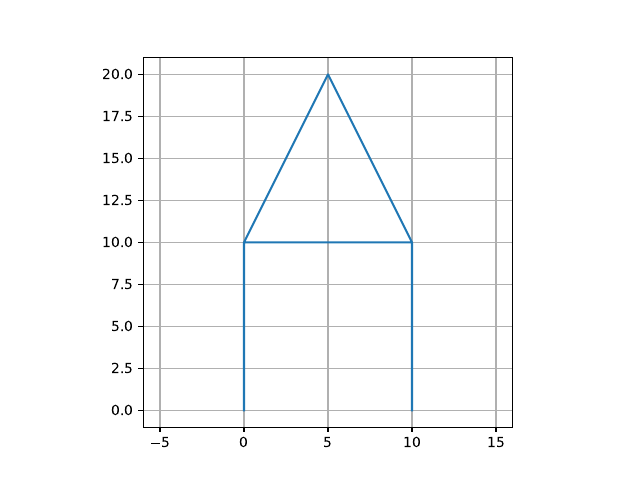

The script that saved this image:
import serial
import time
import threading

# ser = None
ser = serial.Serial('/dev/ttyUSB0', 115200)

file = open("text.gcode", "w")

import matplotlib.pyplot as plt
fig,ax = plt.subplots()

xlog = []
ylog = []
xfly = []
yfly = []

robotX = 0
robotY = 0
robotZ = 0

print(ser)

serialReadRunning = True
def readSerial():
    while(serialReadRunning):
        pass
        # print(ser)
        # print(ser.readline())

def g0(x=None, y=None, z=None, e=None, f=None):
    gmove(0, x, y, z, e, f)

def g1(x=None, y=None, z=None, e=None, f=None):
    gmove(1, x, y, z, e, f)

def gmove(gnum, x=None, y=None, z=None, e=None, f=None):
    sx = f" x{x:.1f}" if x != None else ""
    sy = f" y{y:.1f}" if y != None else ""
    sz = f" z{z:.1f}" if z != None else ""
    se = f" e{e:.1f}" if e != None else ""
    sf = f" f{f:d}" if f != None else ""
    cmd(f"g{gnum}{sx}{sy}{sz}{se}{sf}\n")
    global robotX, robotY
    robotX = x if x != None else robotX
    robotY = y if y != None else robotY
    if z != None and z < 0:
        xlog.append(None)
        ylog.append(None)
        xfly.append(robotX)
        yfly.append(robotY)
    if x != None or y != None:
        xlog.append(robotX)
        ylog.append(robotY)
        if xfly[-1] != None:
            xfly.append(robotX)
            yfly.append(robotY)
            xfly.append(None)
            yfly.append(None)

def cmd(c):
    file.write(c)
    if ser != None:
        ser.write(c.encode())
    else:
        print(c[:-1])

# (x, y, liftonredraw)
# If lift is true or omitted, the line will be drawn from the previous point to this point when redraw is enabled.
# If lift is false, the line from the previous point to this point will not be drawn
# Use values from 0-1 as a fraction of the size (width/height) of the character
from linefont import linefont

def writeLetter(l, x, y, z, width=10, height=None, zlift=10, font=None, redraw=False):
    ''' Writes a letter
    
    l is the letter
    x, y, are the x, y, position of the lower left corner of the letter
    z is the z height to draw at
    width is the width in mm, default 10
    height is the height in mm, default (3/2)*width
    zlift is the amount to lift the pen when not drawing, default 10mm
    font is the font to use, default to linefont'''
    if height == None:
        height = width * (4/2)
    if font == None:
        font = linefont
    if l in font:
        g0(z=z-zlift)
        g0((font[l][0][0]*width) + x, (font[l][0][1]*height) + y)
        lifted = True
        for step in font[l]:
            if len(step) > 2 and not (redraw and step[2]):
                if not lifted:
                    g0(z=z-zlift)
                    lifted = True
            else:
                if lifted:
                    g0(z=z)
                    lifted = False
            gmove(0 if lifted else 1, (step[0]*width) + x, (step[1]*height) + y)
        g0(z=z-zlift)
    else:
        print("Letter not in font")
    return (width, height)

if ser != None:
    reader = threading.Thread(target=readSerial)
    reader.start()
    print("Reader started")
    time.sleep(2)

def plotText(text, x, y, width=10, spacing=3, wrapwidth=1e99, delay=0):
    ''' Plots a string of text on the page
    
    text is the string to plot. Unknown characters will be left blank
    x, y is the position to start at
    width is the width of each character, defaults to 10
    spacing is the gap to leave between characters, defaults to 2
    wrapwidth is the width to wrap text to, defaults to 1e99, use large numbers to disable
    '''
    mx = x
    for l in text:
        w, h = writeLetter(l, mx, y, 0, width, redraw=False)
        time.sleep(delay)
        mx += w + spacing
        if mx > x + wrapwidth:
            mx = x
            y -= h + (spacing * (h/w))


print("Plotting")
cmd("g90")
g0(f=100*60)
g0(z=-20)
# ser.write(b"g1 x10 f60000\n\r")
sx = 0
y = 0
width = 12
spacing = 2
x = sx
# plotText("Hello World", 0, 0, 15, 3)
# plotText("ABCDEFGHIJKLMNOPQRSTUVWXYZ0123456789abcdefghijklmnopqrstuvwxyz.,+-=_[]()<>{}'\"/\\:;?|!@#$%^&*", 0, 150, wrapwidth=250, delay=0)

plotText("A", 0, 0, 15, 3)

ax.plot(xlog, ylog)
ax.plot(xfly, yfly, alpha=0.25)
xl = ax.get_xlim()
yl = ax.get_ylim()
size = max(xl[1]-xl[0],yl[1]-yl[0])
ax.set_xlim([((xl[0]+xl[1]-size)/2), ((xl[0]+xl[1]+size)/2)])
ax.set_ylim([((yl[0]+yl[1]-size)/2), ((yl[0]+yl[1]+size)/2)])
ax.grid("both")
ax.set_aspect('equal', adjustable='box')
file.close()
plt.savefig("plot.pdf")
# plt.show()

serialReadRunning = False
if ser != None:
    ser.close()
exit()